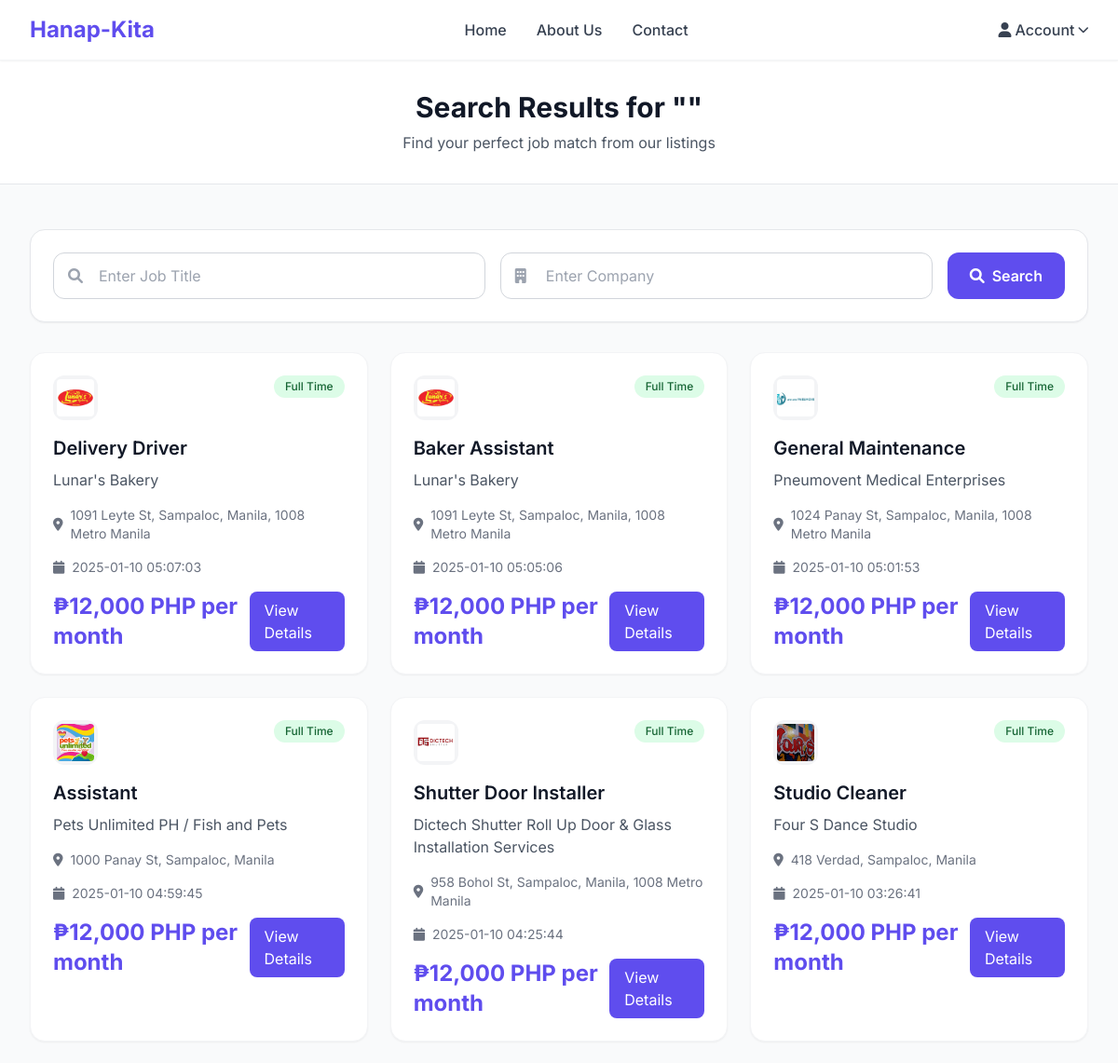
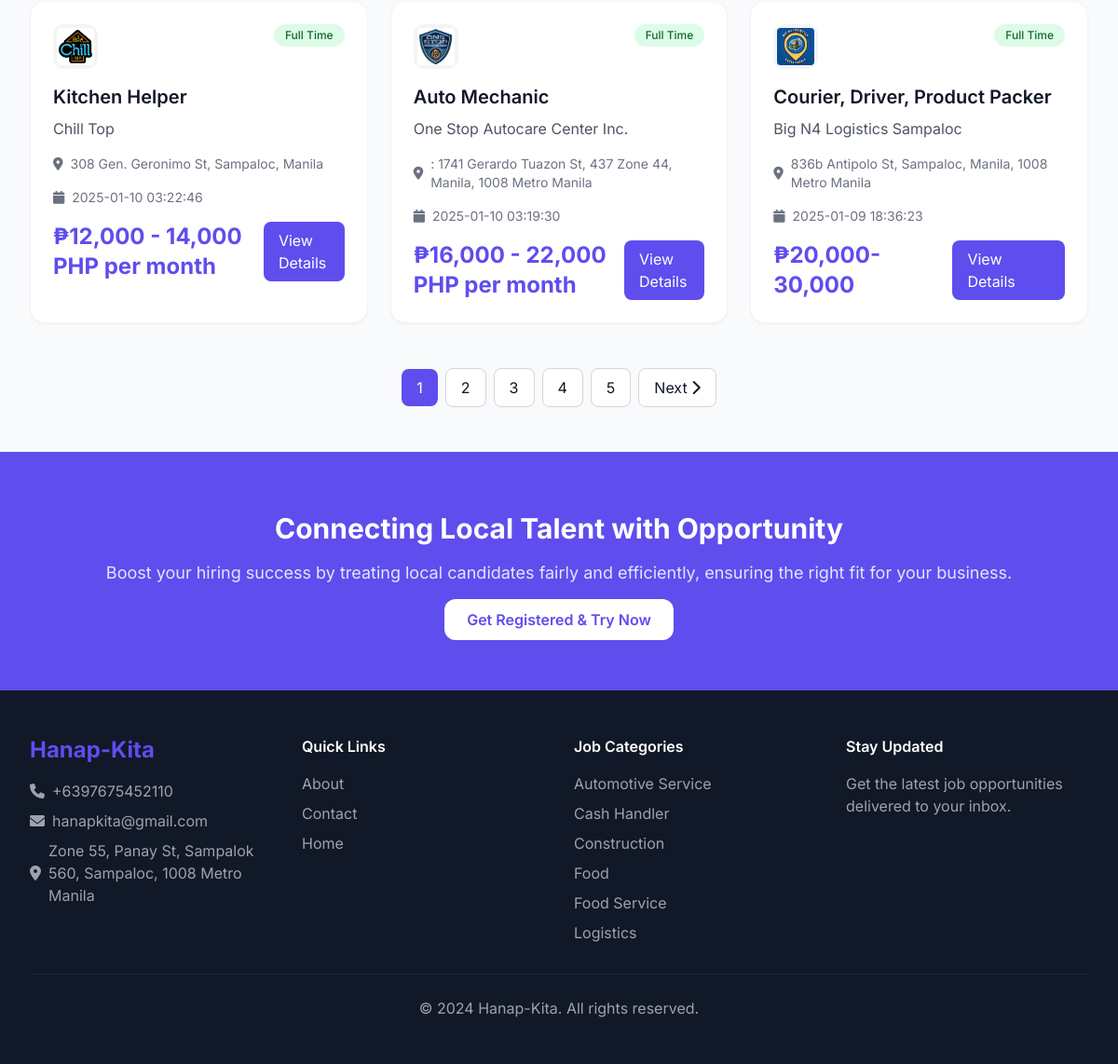
The page /hanapkita/job-search.php on the database its author committed (2 pictures, top to bottom).
### tables this page shows
CREATE TABLE `tbljobs` (
  `jobId` int(11) NOT NULL,
  `employerId` int(11) NOT NULL,
  `jobCategory` varchar(255) DEFAULT NULL,
  `jobTitle` varchar(255) DEFAULT NULL,
  `jobType` varchar(255) DEFAULT NULL,
  `salaryPackage` char(200) DEFAULT NULL,
  `skillsRequired` varchar(255) DEFAULT NULL,
  `experience` varchar(50) DEFAULT NULL,
  `jobLocation` varchar(255) DEFAULT NULL,
  `jobDescription` mediumtext DEFAULT NULL,
  `JobExpdate` date DEFAULT NULL,
  `postinDate` timestamp NULL DEFAULT current_timestamp(),
  `updationDate` timestamp NULL DEFAULT NULL ON UPDATE current_timestamp(),
  `isActive` int(1) NOT NULL
);

CREATE TABLE `tblemployers` (
  `id` int(11) NOT NULL,
  `ConcernPerson` varchar(150) DEFAULT NULL,
  `EmpEmail` varchar(250) DEFAULT NULL,
  `EmpPassword` varchar(250) DEFAULT NULL,
  `CompnayName` varchar(255) DEFAULT NULL,
  `CompanyTagline` mediumtext DEFAULT NULL,
  `CompnayDescription` mediumtext DEFAULT NULL,
  `CompanyUrl` varchar(255) DEFAULT NULL,
  `CompnayLogo` varchar(200) DEFAULT NULL,
  `noOfEmployee` char(10) DEFAULT NULL,
  `industry` varchar(255) DEFAULT NULL,
  `typeBusinessEntity` varchar(255) DEFAULT NULL,
  `lcation` varchar(255) DEFAULT NULL,
  `establishedIn` char(200) DEFAULT NULL,
  `RegDtae` timestamp NULL DEFAULT current_timestamp(),
  `LastUpdationDate` timestamp NOT NULL DEFAULT current_timestamp() ON UPDATE current_timestamp(),
  `Is_Active` int(1) DEFAULT NULL
);

CREATE TABLE `tblpages` (
  `ID` int(11) NOT NULL,
  `PageType` varchar(200) DEFAULT NULL,
  `PageTitle` mediumtext DEFAULT NULL,
  `PageDescription` longtext DEFAULT NULL,
  `Email` varchar(200) NOT NULL,
  `MobileNumber` bigint(10) NOT NULL,
  `UpdationDate` timestamp NULL DEFAULT NULL ON UPDATE current_timestamp()
);

### hanapkita/job-search.php (the view, shortened to what this page needs)
<?php
include('includes/config.php');
?>
<!doctype html>
<html lang="en">
<head>
    <script src="https://cdn.tailwindcss.com"></script>
    <link href="https://cdnjs.cloudflare.com/ajax/libs/font-awesome/6.0.0/css/all.min.css" rel="stylesheet">
</head>
<body class="bg-gray-50 text-gray-900 font-sans">
    <header class="bg-white shadow-sm border-b border-gray-100 sticky top-0 z-50">
        <div class="max-w-7xl mx-auto px-4 sm:px-6 lg:px-8">
            <div class="flex justify-between items-center h-16">
                <div class="flex items-center">
                    <div class="flex-shrink-0">
                        <a href="index.php" class="text-2xl font-bold text-primary">Hanap-Kita</a>
                    </div>
                </div>
                <nav class="hidden md:flex space-x-8">
                    <a href="index.php" class="text-gray-700 hover:text-primary font-medium transition-colors">Home</a>
                    <a href="about.php" class="text-gray-700 hover:text-primary font-medium transition-colors">About Us</a>
                    <a href="contact.php" class="text-gray-700 hover:text-primary font-medium transition-colors">Contact</a>
                </nav>
                <div class="flex items-center space-x-4">
                    <?php if (strlen($_SESSION['jsid']==0)) {?>
                        <div class="relative group">
                            <button class="flex items-center space-x-1 text-gray-700 hover:text-primary font-medium transition-colors">
                                <i class="fas fa-user"></i>
                                <span>Account</span>
                                <i class="fas fa-chevron-down text-xs"></i>
                            </button>
                        </div>
                    <?php } ?>
                </div>
            </div>
        </div>
    </header>
    <section class="bg-white border-b border-gray-200 py-8">
        <div class="max-w-7xl mx-auto px-4 sm:px-6 lg:px-8">
            <div class="text-center">
                <h1 class="text-3xl font-bold text-gray-900 mb-2">
                    Search Results for "<?php echo htmlentities($_POST['jobtitle']);?>"
                </h1>
                <p class="text-gray-600">Find your perfect job match from our listings</p>
            </div>
        </div>
    </section>
    <main class="py-12">
        <div class="max-w-7xl mx-auto px-4 sm:px-6 lg:px-8">
            <div class="bg-white rounded-2xl shadow-sm border border-gray-200 p-6 mb-8">
                <form action="job-search.php" method="post" class="flex flex-col md:flex-row gap-4">
                    <div class="flex-1 relative">
                        <i class="fas fa-search absolute left-4 top-1/2 transform -translate-y-1/2 text-gray-400"></i>
                        <input type="text" name="jobtitle" placeholder="Enter Job Title" required
                               value="<?php echo htmlentities($_POST['jobtitle']);?>"
                               class="w-full pl-12 pr-4 py-3 border border-gray-300 rounded-xl focus:ring-2 focus:ring-primary focus:border-transparent">
                    </div>
                    <div class="flex-1 relative">
                        <i class="fas fa-building absolute left-4 top-1/2 transform -translate-y-1/2 text-gray-400"></i>
                        <input type="text" name="company" placeholder="Enter Company"
                               value="<?php echo htmlentities($_POST['company']);?>"
                               class="w-full pl-12 pr-4 py-3 border border-gray-300 rounded-xl focus:ring-2 focus:ring-primary focus:border-transparent">
                    </div>
                    <button type="submit" name="search" class="bg-primary text-white px-6 py-3 rounded-xl font-semibold hover:bg-primary-dark transition-colors">
                        <i class="fas fa-search mr-2"></i>Search
                    </button>
                </form>
            </div>
            <div class="grid md:grid-cols-2 lg:grid-cols-3 gap-6 mb-12">
                <?php
                $jobtitle=$_POST['jobtitle'];
                $company=$_POST['company'];
                if (isset($_GET['page_no']) && $_GET['page_no']!="") {
                    $page_no = $_GET['page_no'];
                } else {
                    $page_no = 1;
                }
                $no_of_records_per_page = 9;
                $offset = ($page_no-1) * $no_of_records_per_page;
                $next_page = $page_no + 1;
                $ret = "SELECT jobId FROM tbljobs join tblemployers on tblemployers.id=tbljobs.employerId where (tbljobs.jobTitle like '%$jobtitle%' || tblemployers.CompnayName='$company') and isActive='1'";
                $query1 = $dbh -> prepare($ret);
                $query1->execute();
                $total_rows=$query1->rowCount();
                $total_no_of_pages = ceil($total_rows / $no_of_records_per_page);
                $sql="SELECT tbljobs.*,tblemployers.CompnayLogo,tblemployers.CompnayName from tbljobs join tblemployers on tblemployers.id=tbljobs.employerId where (tbljobs.jobTitle like '%$jobtitle%' || tblemployers.CompnayName='$company') and isActive='1' order by jobId desc LIMIT $offset, $no_of_records_per_page";
                $query = $dbh -> prepare($sql);
                $query->execute();
                $results=$query->fetchAll(PDO::FETCH_OBJ);
                if($query->rowCount() > 0) {
                    foreach($results as $row) {
                        $badgeClass = 'bg-green-100 text-green-800';
                ?>
                <div class="bg-white rounded-2xl p-6 shadow-sm hover:shadow-lg transition-shadow border border-gray-100 group">
                    <div class="flex items-start justify-between mb-4">
                        <div class="w-12 h-12 bg-gray-100 rounded-xl flex items-center justify-center overflow-hidden">
                            <img src="employers/employerslogo/<?php echo $row->CompnayLogo;?>" alt="<?php echo htmlentities($row->CompnayName);?>" class="w-10 h-10 object-cover rounded">
                        </div>
                        <span class="<?php echo $badgeClass; ?> text-xs font-medium px-3 py-1 rounded-full">
                            <?php echo htmlentities($row->jobType); ?>
                        </span>
                    </div>
                    <h3 class="text-xl font-semibold text-gray-900 mb-2">
                        <a href="jobs-details.php?jid=<?php echo ($row->jobId);?>" class="hover:text-primary transition-colors">
                            <?php echo htmlentities($row->jobTitle); ?>
                        </a>
                    </h3>
                    <p class="text-gray-600 mb-4"><?php echo htmlentities($row->CompnayName); ?></p>
                    <div class="flex items-center text-sm text-gray-500 mb-4">
                        <i class="fas fa-map-marker-alt mr-2"></i>
                        <span><?php echo htmlentities($row->jobLocation); ?></span>
                    </div>
                    <div class="flex items-center text-sm text-gray-500 mb-4">
                        <i class="fas fa-calendar mr-2"></i>
                        <span><?php echo htmlentities($row->postinDate); ?></span>
                    </div>
                    <div class="flex items-center justify-between">
                        <span class="text-2xl font-bold text-primary">₱<?php echo htmlentities($row->salaryPackage); ?></span>
                        <a href="jobs-details.php?jid=<?php echo ($row->jobId);?>"
                           class="bg-primary text-white px-4 py-2 rounded-lg hover:bg-primary-dark transition-colors">
                            View Details
                        </a>
                    </div>
                </div>
                <?php
                    }
                } ?>
            </div>
            <?php if($total_no_of_pages > 1) { ?>
            <div class="flex justify-center">
                <nav class="flex items-center space-x-2">
                    <?php
                    if ($total_no_of_pages <= 10) {
                        for ($counter = 1; $counter <= $total_no_of_pages; $counter++) {
                            if ($counter == $page_no) {
                                echo "<span class='px-4 py-2 bg-primary text-white rounded-lg'>$counter</span>";
                            } else {
                                echo "<a href='?page_no=$counter' class='px-4 py-2 bg-white border border-gray-300 rounded-lg hover:bg-gray-50 transition-colors'>$counter</a>";
                            }
                        }
                    }
                    ?>
                    <?php if($page_no < $total_no_of_pages) { ?>
                    <a href="?page_no=<?php echo $next_page; ?>"
                       class="px-4 py-2 bg-white border border-gray-300 rounded-lg hover:bg-gray-50 transition-colors">
                        Next<i class="fas fa-chevron-right ml-1"></i>
                    </a>
                    <?php } ?>
                </nav>
            </div>
            <?php } ?>
        </div>
    </main>
    <section class="py-16 bg-primary">
        <div class="max-w-7xl mx-auto px-4 sm:px-6 lg:px-8">
            <div class="text-center">
                <h2 class="text-3xl font-bold text-white mb-4">
                    Connecting Local Talent with Opportunity
                </h2>
                <p class="text-lg text-blue-100 mb-6">
                    Boost your hiring success by treating local candidates fairly
                    and efficiently, ensuring the right fit for your business.
                </p>
                <a href="sign-up.php" class="bg-white text-primary px-6 py-3 rounded-xl font-semibold hover:bg-gray-50 transition-colors">
                    Get Registered & Try Now
                </a>
            </div>
        </div>
    </section>
    <footer class="bg-gray-900 text-white py-12">
        <div class="max-w-7xl mx-auto px-4 sm:px-6 lg:px-8">
            <div class="grid md:grid-cols-4 gap-8">
                <div class="md:col-span-1">
                    <h3 class="text-2xl font-bold text-primary mb-4">Hanap-Kita</h3>
                    <?php
                    $sql="SELECT * from tblpages where PageType='contactus'";
                    $query = $dbh -> prepare($sql);
                    $query->execute();
                    $results=$query->fetchAll(PDO::FETCH_OBJ);
                    $cnt=1;
                    if($query->rowCount() > 0) {
                        foreach($results as $row) {
                    ?>
                    <ul class="space-y-2 text-gray-400">
                        <li class="flex items-center space-x-2">
                            <i class="fas fa-phone"></i>
                            <span>+<?php echo htmlentities($row->MobileNumber);?></span>
                        </li>
                        <li class="flex items-center space-x-2">
                            <i class="fas fa-envelope"></i>
                            <span><?php echo htmlentities($row->Email);?></span>
                        </li>
                        <li class="flex items-center space-x-2">
                            <i class="fas fa-map-marker-alt"></i>
                            <span><?php echo htmlentities($row->PageDescription);?></span>
                        </li>
                    </ul>
                    <?php $cnt=$cnt+1;}} ?>
                </div>
                <div>
                    <h4 class="font-semibold mb-4">Quick Links</h4>
                    <ul class="space-y-2">
                        <li><a href="about.php" class="text-gray-400 hover:text-white transition-colors">About</a></li>
                        <li><a href="contact.php" class="text-gray-400 hover:text-white transition-colors">Contact</a></li>
                        <li><a href="index.php" class="text-gray-400 hover:text-white transition-colors">Home</a></li>
                    </ul>
                </div>
                <div>
                    <h4 class="font-semibold mb-4">Job Categories</h4>
                    <ul class="space-y-2">
                        <?php
                        $sql="SELECT jobCategory,count(jobId) as totaljobs from tbljobs group by jobCategory LIMIT 6";
                        $query = $dbh -> prepare($sql);
                        $query->execute();
                        $results=$query->fetchAll(PDO::FETCH_OBJ);
                        foreach($results as $row) {
                        ?>
                        <li>
                            <a href="view-categorywise-job.php?viewid=<?php echo htmlentities($row->jobCategory);?>"
                               class="text-gray-400 hover:text-white transition-colors">
                                <?php echo htmlentities($row->jobCategory);?>
                            </a>
                        </li>
                        <?php } ?>
                    </ul>
                </div>
                <div>
                    <h4 class="font-semibold mb-4">Stay Updated</h4>
                    <p class="text-gray-400 mb-4">Get the latest job opportunities delivered to your inbox.</p>
                </div>
            </div>
            <div class="border-t border-gray-800 mt-8 pt-6 text-center">
                <p class="text-gray-400">&copy; 2024 Hanap-Kita. All rights reserved.</p>
            </div>
        </div>
    </footer>
</body>
</html>

### rows shown on the page
tbljobs: employerId.CompnayLogo (picture), jobType "Full Time", jobTitle "Delivery Driver", employerId.CompnayName "Lunar's Bakery", jobLocation "1091 Leyte St, Sampaloc, Manila, 1008 Metro Manila", postinDate "2025-01-10 05:07:03", salaryPackage "12,000 PHP per month"
tbljobs: employerId.CompnayLogo (picture), jobType "Full Time", jobTitle "Baker Assistant", employerId.CompnayName "Lunar's Bakery", jobLocation "1091 Leyte St, Sampaloc, Manila, 1008 Metro Manila", postinDate "2025-01-10 05:05:06", salaryPackage "12,000 PHP per month"
tbljobs: employerId.CompnayLogo (picture), jobType "Full Time", jobTitle "General Maintenance", employerId.CompnayName "Pneumovent Medical Enterprises", jobLocation "1024 Panay St, Sampaloc, Manila, 1008 Metro Manila", postinDate "2025-01-10 05:01:53", salaryPackage "12,000 PHP per month"
tbljobs: employerId.CompnayLogo (picture), jobType "Full Time", jobTitle "Assistant", employerId.CompnayName "Pets Unlimited PH / Fish and Pets", jobLocation "1000 Panay St, Sampaloc, Manila", postinDate "2025-01-10 04:59:45", salaryPackage "12,000 PHP per month"
tbljobs: employerId.CompnayLogo (picture), jobType "Full Time", jobTitle "Shutter Door Installer", employerId.CompnayName "Dictech Shutter Roll Up Door & Glass Installation Services", jobLocation "958 Bohol St, Sampaloc, Manila, 1008 Metro Manila", postinDate "2025-01-10 04:25:44", salaryPackage "12,000 PHP per month"
tbljobs: employerId.CompnayLogo (picture), jobType "Full Time", jobTitle "Studio Cleaner", employerId.CompnayName "Four S Dance Studio", jobLocation "418 Verdad, Sampaloc, Manila", postinDate "2025-01-10 03:26:41", salaryPackage "12,000 PHP per month"
tbljobs: employerId.CompnayLogo (picture), jobType "Full Time", jobTitle "Kitchen Helper", employerId.CompnayName "Chill Top", jobLocation "308 Gen. Geronimo St, Sampaloc, Manila", postinDate "2025-01-10 03:22:46", salaryPackage "12,000 - 14,000 PHP per month"
tbljobs: employerId.CompnayLogo (picture), jobType "Full Time", jobTitle "Auto Mechanic", employerId.CompnayName "One Stop Autocare Center Inc.", jobLocation ": 1741 Gerardo Tuazon St, 437 Zone 44, Manila, 1008 Metro Manila", postinDate "2025-01-10 03:19:30", salaryPackage "16,000 - 22,000 PHP per month"
tbljobs: employerId.CompnayLogo (picture), jobType "Full Time", jobTitle "Courier, Driver, Product Packer", employerId.CompnayName "Big N4 Logistics Sampaloc", jobLocation "836b Antipolo St, Sampaloc, Manila, 1008 Metro Manila", postinDate "2025-01-09 18:36:23", salaryPackage "20,000-30,000"
tblpages: MobileNumber "6397675452110", Email "hanapkita@gmail.com", PageDescription "Zone 55, Panay St, Sampalok 560, Sampaloc, 1008 Metro Manila"

### other values the page prints
$row->jobCategory "Automotive Service"
$row->jobCategory "Cash Handler"
$row->jobCategory "Construction"
$row->jobCategory "Food"
$row->jobCategory "Food Service"
$row->jobCategory "Logistics"
